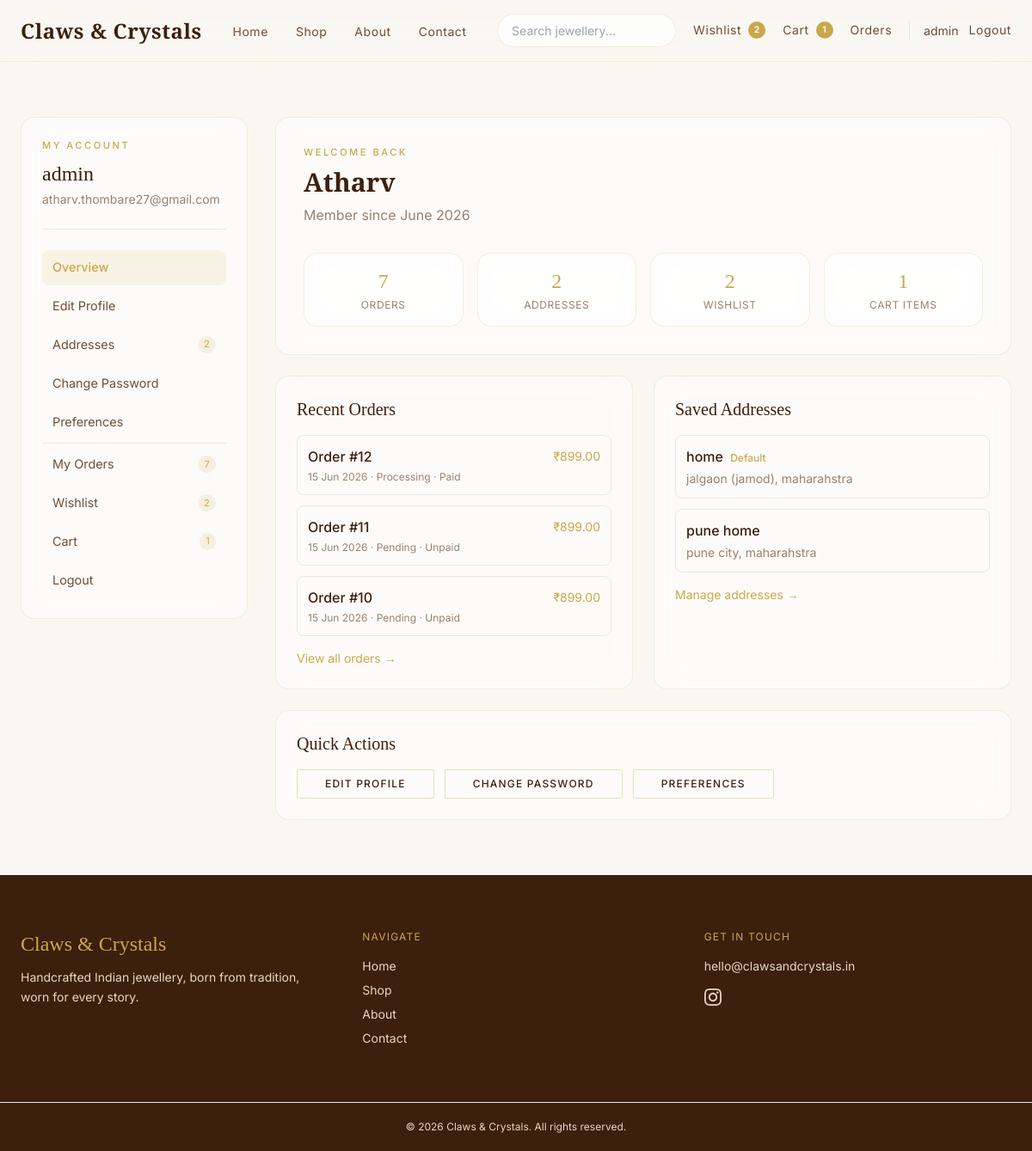
/accounts/profile/ (signed in), run on the app's committed database.
### orders/models.py (models this page shows, shortened)
class Order(models.Model):
    STATUS_CHOICES = (
        ("pending", "Pending"),
        ("processing", "Processing"),
        ("shipped", "Shipped"),
        ("delivered", "Delivered"),
        ("cancelled", "Cancelled"),
    )
    PAYMENT_STATUS_CHOICES = (
        ("unpaid", "Unpaid"),
        ("paid", "Paid"),
        ("failed", "Failed"),
    )
    user = models.ForeignKey(
        settings.AUTH_USER_MODEL,
        on_delete=models.CASCADE,
        related_name="orders"
    )
    full_name = models.CharField(max_length=255)
    email = models.EmailField()
    phone = models.CharField(max_length=20)
    address = models.TextField()
    city = models.CharField(max_length=100)
    state = models.CharField(max_length=100)
    pincode = models.CharField(max_length=20)
    subtotal_amount = models.DecimalField(max_digits=10, decimal_places=2, default=0)
    discount_amount = models.DecimalField(max_digits=10, decimal_places=2, default=0)
    shipping_amount = models.DecimalField(max_digits=10, decimal_places=2, default=0)
    total_amount = models.DecimalField(
        max_digits=10,
        decimal_places=2
    )
    coupon_code = models.CharField(max_length=50, blank=True)
    applied_coupon = models.ForeignKey(
        "promotions.Coupon",
        on_delete=models.SET_NULL,
        null=True,
        blank=True,
        related_name="orders",
    )
    status = models.CharField(
        max_length=20,
        choices=STATUS_CHOICES,
        default="pending"
    )
    payment_status = models.CharField(
        max_length=20,
        choices=PAYMENT_STATUS_CHOICES,
        default="unpaid"
    )
    razorpay_order_id = models.CharField(
        max_length=255,
        unique=True,
        blank=True,
        null=True
    )
    razorpay_payment_id = models.CharField(
        max_length=255,
        blank=True
    )
    razorpay_signature = models.CharField(
        max_length=255,
        blank=True
    )
    paid_at = models.DateTimeField(
        blank=True,
        null=True
    )
    created_at = models.DateTimeField(
        auto_now_add=True
    )

### accounts/models.py (models this page shows, shortened)
class ShippingAddress(models.Model):
    user = models.ForeignKey(
        settings.AUTH_USER_MODEL,
        on_delete=models.CASCADE,
        related_name="shipping_addresses",
    )
    label = models.CharField(max_length=50, default="Home")
    full_name = models.CharField(max_length=255)
    email = models.EmailField()
    phone = models.CharField(max_length=20)
    address = models.TextField()
    city = models.CharField(max_length=100)
    state = models.CharField(max_length=100)
    pincode = models.CharField(max_length=20)
    is_default = models.BooleanField(default=False)
    created_at = models.DateTimeField(auto_now_add=True)
    class Meta:
        ordering = ["-is_default", "-created_at"]

### accounts/profile_views.py (the view)
# urls.py: path("profile/", profile_dashboard, name="profile"),
@login_required
def profile_dashboard(request):
    user = request.user
    profile = _get_profile(user)
    recent_orders = Order.objects.filter(user=user).order_by("-created_at")[:3]
    recent_orders_data = [
        {
            "order": order,
            "reviewable_items": get_reviewable_items_for_order(user, order),
        }
        for order in recent_orders
    ]
    addresses = ShippingAddress.objects.filter(user=user)[:2]
    context = {
        **_profile_context(user, "dashboard"),
        "profile": profile,
        "recent_orders_data": recent_orders_data,
        "addresses": addresses,
    }
    return render(request, "accounts/profile/dashboard.html", context)

### templates/accounts/profile/dashboard.html (shortened to what this page needs)
{% extends "accounts/profile/base_profile.html" %}
{% block profile_content %}
<div class="space-y-6">
    <div class="glass-card p-6 md:p-8">
        <span class="section-eyebrow">Welcome back</span>
        <h1 class="section-title text-left !text-3xl">
            {% if request.user.first_name %}{{ request.user.first_name }}{% else %}{{ request.user.username }}{% endif %}
        </h1>
        <p class="text-muted mt-2">Member since {{ request.user.date_joined|date:"F Y" }}</p>
        <div class="grid sm:grid-cols-2 lg:grid-cols-4 gap-4 mt-8">
            <div class="glass-card p-4 text-center">
                <p class="text-2xl font-serif text-gold">{{ order_count }}</p>
                <p class="text-xs uppercase tracking-wider text-muted mt-1">Orders</p>
            </div>
            <div class="glass-card p-4 text-center">
                <p class="text-2xl font-serif text-gold">{{ address_count }}</p>
                <p class="text-xs uppercase tracking-wider text-muted mt-1">Addresses</p>
            </div>
            <div class="glass-card p-4 text-center">
                <p class="text-2xl font-serif text-gold">{{ wishlist_count }}</p>
                <p class="text-xs uppercase tracking-wider text-muted mt-1">Wishlist</p>
            </div>
            <div class="glass-card p-4 text-center">
                <p class="text-2xl font-serif text-gold">{{ cart_count }}</p>
                <p class="text-xs uppercase tracking-wider text-muted mt-1">Cart Items</p>
            </div>
        </div>
    </div>
    <div class="grid md:grid-cols-2 gap-6">
        <div class="glass-card p-6">
            <h2 class="font-serif text-xl text-brown mb-4">Recent Orders</h2>
            {% if recent_orders_data %}
            <div class="space-y-3">
                {% for entry in recent_orders_data %}
                {% with order=entry.order reviewable_items=entry.reviewable_items %}
                <div class="p-3 rounded-lg border border-gold/10 hover:border-gold/30 transition-colors">
                    <a href="{% url 'order_detail' order.id %}" class="block">
                        <div class="flex justify-between items-center">
                            <span class="text-brown font-medium">Order #{{ order.id }}</span>
                            <span class="text-gold text-sm">₹{{ order.total_amount }}</span>
                        </div>
                        <p class="text-xs text-muted mt-1">
                            {{ order.created_at|date:"d M Y" }} · {{ order.get_status_display }} · {{ order.get_payment_status_display }}
                        </p>
                    </a>
                </div>
                {% endwith %}
                {% endfor %}
            </div>
            <a href="{% url 'my_orders' %}" class="inline-block text-sm text-gold mt-4 hover:underline">View all orders →</a>
            {% else %}
            <p class="text-muted text-sm">No orders yet.</p>
            <a href="{% url 'product_list' %}" class="btn-primary mt-4 !text-xs !py-2">Start Shopping</a>
            {% endif %}
        </div>
        <div class="glass-card p-6">
            <h2 class="font-serif text-xl text-brown mb-4">Saved Addresses</h2>
            {% if addresses %}
            <div class="space-y-3">
                {% for address in addresses %}
                <div class="p-3 rounded-lg border border-gold/10">
                    <p class="font-medium text-brown">
                        {{ address.label }}
                        {% if address.is_default %}<span class="text-xs text-gold ml-1">Default</span>{% endif %}
                    </p>
                    <p class="text-sm text-muted mt-1">{{ address.city }}, {{ address.state }}</p>
                </div>
                {% endfor %}
            </div>
            <a href="{% url 'profile_addresses' %}" class="inline-block text-sm text-gold mt-4 hover:underline">Manage addresses →</a>
            {% else %}
            <p class="text-muted text-sm">No saved addresses yet.</p>
            <a href="{% url 'profile_address_add' %}" class="btn-primary mt-4 !text-xs !py-2">Add Address</a>
            {% endif %}
        </div>
    </div>
    <div class="glass-card p-6">
        <h2 class="font-serif text-xl text-brown mb-4">Quick Actions</h2>
        <div class="flex flex-wrap gap-3">
            <a href="{% url 'profile_edit' %}" class="btn-secondary !text-xs !py-2">Edit Profile</a>
            <a href="{% url 'profile_password' %}" class="btn-secondary !text-xs !py-2">Change Password</a>
            <a href="{% url 'profile_settings' %}" class="btn-secondary !text-xs !py-2">Preferences</a>
        </div>
    </div>
</div>
{% endblock %}

### templates/partials/navbar.html (shortened to what this page needs)
<nav class="site-nav sticky top-0 z-50" id="site-nav" aria-label="Main navigation">
    <div class="page-container py-4">
        <div class="flex items-center justify-between gap-4">
            <a href="/"
                class="font-serif text-2xl font-semibold tracking-wide text-brown hover:text-gold transition-colors shrink-0">
                Claws &amp; Crystals
            </a>
            <ul class="hidden lg:flex items-center gap-8">
                <li><a href="/" class="nav-link">Home</a></li>
                <li><a href="{% url 'product_list' %}" class="nav-link">Shop</a></li>
                <li><a href="{% url 'about' %}" class="nav-link">About</a></li>
                <li><a href="{% url 'contact' %}" class="nav-link">Contact</a></li>
            </ul>
            <div class="hidden lg:flex items-center gap-5">
                <div class="relative" data-search-wrapper>
                    <form method="GET" action="{% url 'product_list' %}" role="search">
                        <input type="text" name="q" placeholder="Search jewellery..."
                            value="{{ request.GET.q }}" class="search-input"
                            data-search-input
                            role="combobox"
                            aria-label="Search products"
                            aria-expanded="false"
                            aria-autocomplete="list"
                            autocomplete="off">
                    </form>
                </div>
                <a href="{% url 'wishlist' %}" class="nav-link flex items-center gap-2">
                    Wishlist
                    {% if wishlist_count %}
                    <span class="badge-count">{{ wishlist_count }}</span>
                    {% endif %}
                </a>
                <a href="{% url 'cart' %}" class="nav-link flex items-center gap-2">
                    Cart
                    {% if cart_count %}
                    <span class="badge-count">{{ cart_count }}</span>
                    {% endif %}
                </a>
                <a href="{% url 'my_orders' %}" class="nav-link">Orders</a>
                {% if request.user.is_authenticated %}
                <div class="flex items-center gap-3 pl-4 border-l border-gold/20">
                    <a href="{% url 'profile' %}" class="text-sm text-brown-mid hover:text-gold transition-colors">
                        {{ request.user.username }}
                    </a>
                    <a href="{% url 'logout' %}" class="nav-link">Logout</a>
                </div>
                {% else %}
                <div class="flex items-center gap-3 pl-4 border-l border-gold/20">
                    <a href="{% url 'login' %}" class="nav-link">Login</a>
                    <a href="{% url 'register' %}" class="btn-primary !py-2 !px-5 !text-xs">Register</a>
                </div>
                {% endif %}
            </div>
        </div>
    </div>
</nav>

### templates/accounts/partials/profile_sidebar.html
<aside class="lg:col-span-1">
    <div class="glass-card p-6 lg:sticky lg:top-28">
        <div class="mb-6 pb-6 border-b border-gold/20">
            <p class="section-eyebrow">My Account</p>
            <h2 class="font-serif text-2xl text-brown">{{ request.user.username }}</h2>
            <p class="text-sm text-muted mt-1">{{ request.user.email }}</p>
        </div>
        <nav class="profile-nav space-y-1">
            <a href="{% url 'profile' %}"
                class="profile-nav__link {% if active_section == 'dashboard' %}is-active{% endif %}">
                Overview
            </a>
            <a href="{% url 'profile_edit' %}"
                class="profile-nav__link {% if active_section == 'edit' %}is-active{% endif %}">
                Edit Profile
            </a>
            <a href="{% url 'profile_addresses' %}"
                class="profile-nav__link {% if active_section == 'addresses' %}is-active{% endif %}">
                Addresses
                {% if address_count %}<span class="profile-nav__badge">{{ address_count }}</span>{% endif %}
            </a>
            <a href="{% url 'profile_password' %}"
                class="profile-nav__link {% if active_section == 'password' %}is-active{% endif %}">
                Change Password
            </a>
            <a href="{% url 'profile_settings' %}"
                class="profile-nav__link {% if active_section == 'settings' %}is-active{% endif %}">
                Preferences
            </a>
            <hr class="border-gold/20 my-3">
            <a href="{% url 'my_orders' %}" class="profile-nav__link">
                My Orders
                {% if order_count %}<span class="profile-nav__badge">{{ order_count }}</span>{% endif %}
            </a>
            <a href="{% url 'wishlist' %}" class="profile-nav__link">
                Wishlist
                {% if wishlist_count %}<span class="profile-nav__badge">{{ wishlist_count }}</span>{% endif %}
            </a>
            <a href="{% url 'cart' %}" class="profile-nav__link">
                Cart
                {% if cart_count %}<span class="profile-nav__badge">{{ cart_count }}</span>{% endif %}
            </a>
            <a href="{% url 'logout' %}" class="profile-nav__link text-red-600 hover:!text-red-700">
                Logout
            </a>
        </nav>
    </div>
</aside>

### data on the page
Order: order.id "12", order.total_amount "899.00", order.created_at "15 Jun 2026", order.status "Processing", order.payment_status "Paid"
Order: order.id "11", order.total_amount "899.00", order.created_at "15 Jun 2026", order.status "Pending", order.payment_status "Unpaid"
Order: order.id "10", order.total_amount "899.00", order.created_at "15 Jun 2026", order.status "Pending", order.payment_status "Unpaid"
ShippingAddress: label "home", is_default "Default", city "jalgaon (jamod)", state "maharahstra"
ShippingAddress: label "pune home", city "pune city", state "maharahstra"

### other printed values
{{ wishlist_count }} "2"
{{ cart_count }} "1"
{{ request.user.username }} "admin"
{{ request.user.email }} "atharv.thombare27@gmail.com"
{{ address_count }} "2"
{{ order_count }} "7"
{{ request.user.first_name }} "Atharv"
{{ request.user.date_joined|date:"F Y" }} "June 2026"
